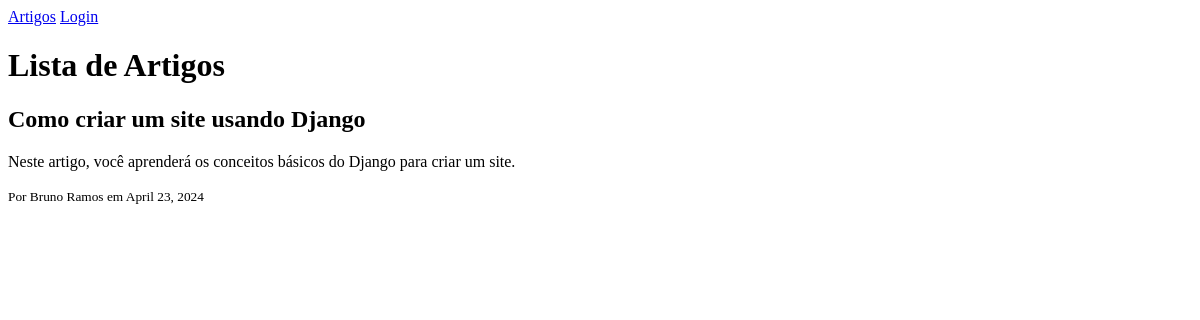
Page /artigos/ on the earlier database version.
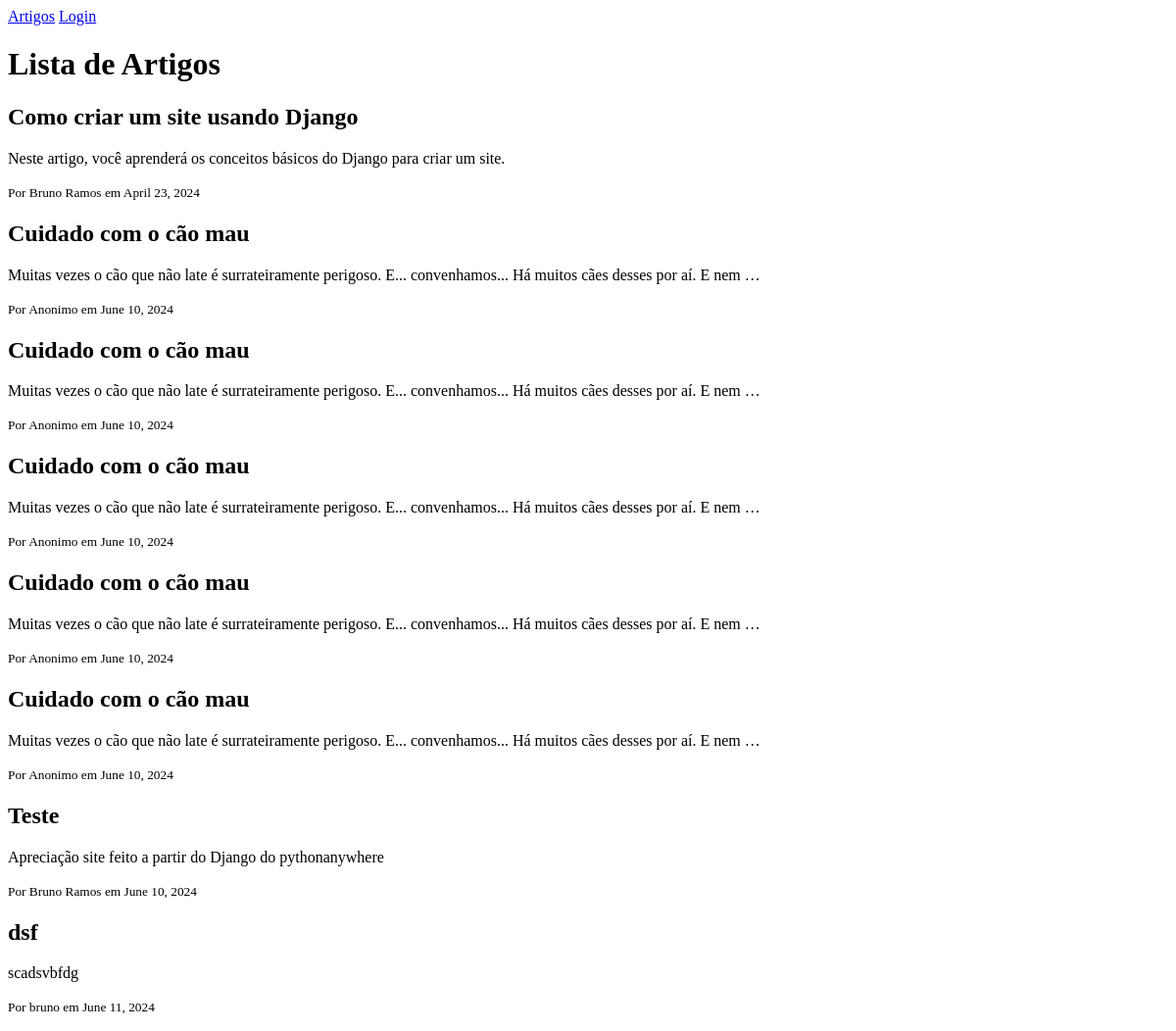
Same page on the later database version.
### artigos/models.py (models this page shows, shortened)
class Artigo(models.Model):
    titulo = models.CharField(max_length=200, null=True, blank=True)
    conteudo = models.TextField(null=True, blank=True)
    categoria = models.ForeignKey(Categoria, on_delete=models.CASCADE, null=True, blank=True)
    autor = models.CharField(max_length=100, null=True, blank=True)
    data_publicacao = models.DateField(default=date.today)

### artigos/views.py (the view)
# urls.py: path('', views.lista_artigos, name='lista_artigos'),
def lista_artigos(request):
    artigos = Artigo.objects.all()
    return render(request, 'artigos/lista.html', {'artigos': artigos})

### artigos/templates/artigos/lista.html (shortened to what this page needs)
{% extends 'artigos/layout.html' %}
{% block content %}
<h1>Lista de Artigos</h1>
<div class="articles">
    {% for artigo in artigos %}
        <div class="article-card">
            <h2>{{ artigo.titulo }}</h2>
            <p>{{ artigo.conteudo|truncatewords:20 }}</p>
            <p><small>Por {{ artigo.autor }} em {{ artigo.data_publicacao }}</small></p>
        </div>
    {% endfor %}
</div>
{% endblock %}

### artigos/templates/artigos/layout.html (shortened to what this page needs)
{% load static %}
<!DOCTYPE html>
<html lang="pt">
<head>
    <link rel="stylesheet" href="{% static 'artigos/estilo.css' %}">
    <link rel="stylesheet" href="https://cdnjs.cloudflare.com/ajax/libs/font-awesome/5.15.4/css/all.min.css">
</head>
<body>
<nav>
    <div>
        <a href="{% url 'artigos:lista_artigos' %}">Artigos</a>
        {% if user.is_authenticated %}
            <a href="{% url 'artigos:novo_artigo' %}">Novo Artigo</a>
            <a href="{% url 'authentication:logout_view' %}">Logout</a>
        {% else %}
            <a href="{% url 'authentication:login_view' %}">Login</a>
        {% endif %}
    </div>
</nav>
<div class="container">
    {% block content %}
    {% endblock %}
</div>
</body>
</html>

Differences in the rows shown:
added Artigo: titulo "Cuidado com o cão mau", conteudo "Muitas vezes o cão que não late é surrateiramente perigoso. E... convenhamos... Há muitos cães desses por aí. E nem …", autor "Anonimo", data_publicacao "June 10, 2024"
added Artigo: titulo "Cuidado com o cão mau", conteudo "Muitas vezes o cão que não late é surrateiramente perigoso. E... convenhamos... Há muitos cães desses por aí. E nem …", autor "Anonimo", data_publicacao "June 10, 2024"
added Artigo: titulo "Cuidado com o cão mau", conteudo "Muitas vezes o cão que não late é surrateiramente perigoso. E... convenhamos... Há muitos cães desses por aí. E nem …", autor "Anonimo", data_publicacao "June 10, 2024"
added Artigo: titulo "Cuidado com o cão mau", conteudo "Muitas vezes o cão que não late é surrateiramente perigoso. E... convenhamos... Há muitos cães desses por aí. E nem …", autor "Anonimo", data_publicacao "June 10, 2024"
added Artigo: titulo "Cuidado com o cão mau", conteudo "Muitas vezes o cão que não late é surrateiramente perigoso. E... convenhamos... Há muitos cães desses por aí. E nem …", autor "Anonimo", data_publicacao "June 10, 2024"
added Artigo: titulo "Teste", conteudo "Apreciação site feito a partir do Django do pythonanywhere", autor "Bruno Ramos", data_publicacao "June 10, 2024"
added Artigo: titulo "dsf", conteudo "scadsvbfdg", autor "bruno", data_publicacao "June 11, 2024"
